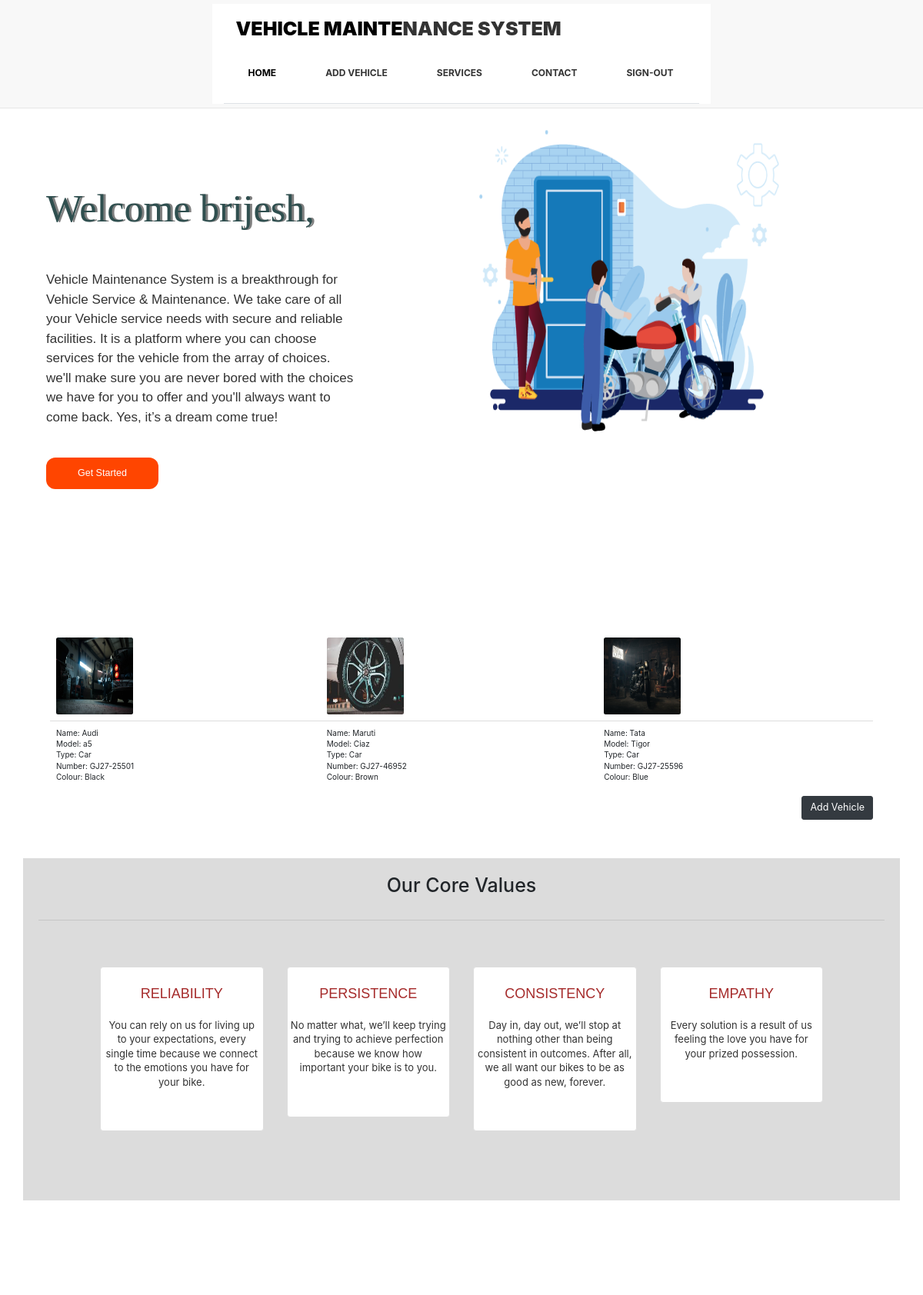
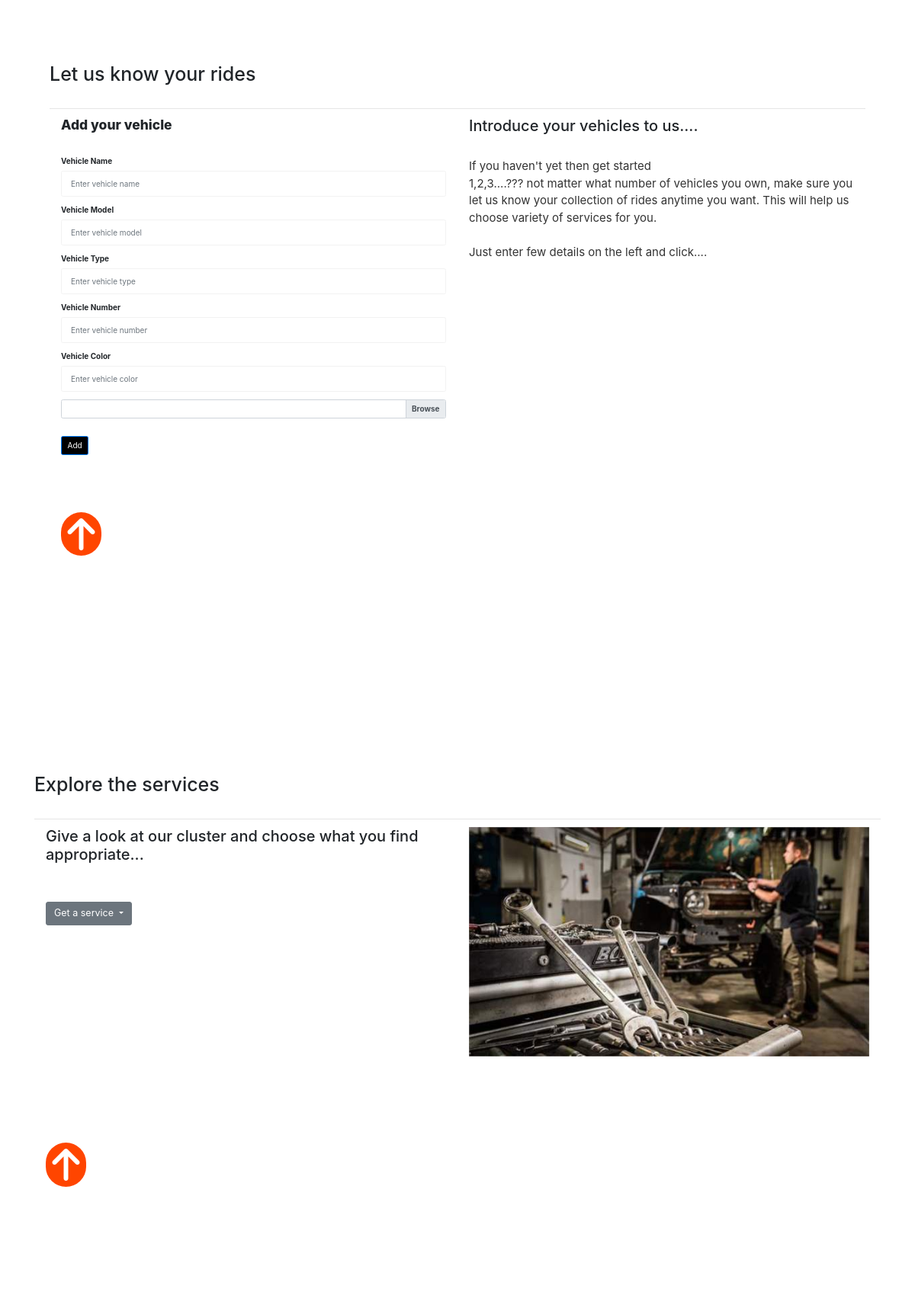
Page /userapp/ (signed in, upper part) on the committed database (2 pictures, top to bottom).
### authapp/models.py (models this page shows)
class User(models.Model):
    User_Id = models.ForeignKey(Master_Table, on_delete= models.CASCADE)
    UserName = models.CharField(max_length=50)

### userapp/models.py (models this page shows)
class Master_Vehicle(models.Model):
    Vimage= models.ImageField(upload_to = 'image/', default= 'abc.jpg')
    Vname= models.CharField(max_length= 20)
    Vmodel= models.CharField(max_length= 20)
    Vtype= models.CharField(max_length= 20)
    Vnumber= models.CharField(max_length= 20, primary_key= True)
    Vcolor= models.CharField(max_length= 20)
    User_ID= models.ForeignKey(Master_Table, on_delete= models.CASCADE, default= "abc@gmail.com")

### userapp/views.py (the view)
# urls.py: path('', views.IndexPage, name= 'IndexPage'),
def IndexPage(request):
    return ShowVehicle(request)

### userapp/views.py (called while the page is built)
def ShowVehicle(request):
    username= User.objects.get(User_Id= request.session['Email'])
    vehicle_details= Master_Vehicle.objects.filter(User_ID= request.session['Email'])
    return render(request, 'userapp/index.html',{'keys': vehicle_details, 'name': username})

### userapp/templates/userapp/index.html (shortened to what this page needs)
{% extends 'userapp/base.html' %}
{% load static %}
{% block content %}
<div class= "container" id="top">
  <div class="row">
    <div class="col" style="padding: 70px 30px 30px 30px;">
      <p>
      <h2 style="font-family: Cambria, Cochin, Georgia, Times, 'Times New Roman', serif;font-size: 50px; color: darkslategrey;text-shadow:   3px 0px grey;"> Welcome {{name.UserName}},</h2><br><br><br>
       <p style="font-size: 17px;font-family: 'Franklin Gothic Medium', 'Arial Narrow', Arial, sans-serif;"> Vehicle Maintenance System is a breakthrough for Vehicle Service & Maintenance. We take care of all your Vehicle service needs with secure and reliable facilities.
        It is a platform where you can choose services for the vehicle from the array of choices.
        we'll make sure you are never bored with the choices we have for you to offer and you'll always want to come back.
        Yes, it’s a dream come true!
      </p></p><br><br>
      <form action="#service" method="GET">
        <button type="submit" class="btn btn-lg" style="border-radius: 12px; background-color: orangered; color: white;font-family: 'Lucida Sans', 'Lucida Sans Regular', 'Lucida Grande', 'Lucida Sans Unicode', Geneva, Verdana, sans-serif;padding: 10px 40px 10px 40px;">Get Started</button>
      </form>
    </div>
    <div class="col">
      <img src="{% static 'authapp/images/hassle-free.png' %}" width="650" height="400">
    </div>
  </div><br><br><br><br><br><br><br>
</div>
  <div class="feature">
    <div class="container">
         <table class="table">
          <thead>
             {% for key in keys%}
            <td><img src= "{{key.Vimage.url }}" alt="" class="rounded" height="100px" width="100px"></td>
             {% endfor %}
          </thead>
          <tbody>
        <tr>
           {% for key in keys%}
           <td>
               Name: {{key.Vname}}<br>
               Model: {{key.Vmodel}}<br>
               Type: {{key.Vtype}}<br>
               Number: {{key.Vnumber}}<br>
               Colour: {{key.Vcolor}}<br>
           </td>
            {% endfor %}
          </tr>
        </tbody>
      </table>
        <div class= "float-right">
          <form action="#add_vehicle" method="POST">
              <button type="submit" class="btn btn-dark btn-lg">Add Vehicle</button>
          </form>
        </div>
    </div>
  </div>
  <div class="container" style="background-color: gainsboro;padding: 20px  20px  20px 20px;">
    <h1><center> Our Core Values </center></h1><br>
    <hr>
    <div class="feature">
      <div class="container">
        <div class="text-center">
          <div class="row">
            <div class="container">
              <div class="col-md-3">
                <div class="thumbnail">
                  <h2 class="values" style="font-family: 'Trebuchet MS', 'Lucida Sans Unicode', 'Lucida Grande', 'Lucida Sans', Arial, sans-serif; color: brown;">Reliability</h2>
                    <p>You can rely on us for living up to your expectations, every single time because we connect to the emotions you have for your bike.</p>
                </div>
              </div>
              <div class="col-md-3">
                <div class="thumbnail">
                  <h2 class="values" style="font-family: 'Trebuchet MS', 'Lucida Sans Unicode', 'Lucida Grande', 'Lucida Sans', Arial, sans-serif;color: brown;">Persistence</h2>
                  <p>No matter what, we’ll keep trying and trying to achieve perfection because we know how important your bike is to you.</p>
                </div>
             </div>
             <div class="col-md-3">
              <div class="thumbnail">
                <h2 class="values" style="font-family: 'Trebuchet MS', 'Lucida Sans Unicode', 'Lucida Grande', 'Lucida Sans', Arial, sans-serif;color: brown;">Consistency</h2>
                <p>Day in, day out, we’ll stop at nothing other than being consistent in outcomes. After all, we all want our bikes to be as good as new, forever.</p>
              </div>
             </div>
             <div class="col-md-3">
              <div class="thumbnail">
                <h2 class="values" style="font-family: 'Trebuchet MS', 'Lucida Sans Unicode', 'Lucida Grande', 'Lucida Sans', Arial, sans-serif; color: brown;">Empathy</h2>
                  <p>Every solution is a result of us feeling the love you have for your prized possession.</p>
              </div>
             </div>
            </div>
          </div>
        </div>
      </div>
    </div>
    </div><br><br><br><br><br>
    <div class="services">
      <div class="container" id="add_vehicle" style="padding-bottom: 65px;padding-top: 80px;">
        <h1>Let us know your rides </h1><br>
        <hr>
        <div class="col-md-6">
          <form enctype="multipart/form-data" action="{% url 'AddVehicle' %}" method="POST" >
            <h3>Add your vehicle</h3>
            <div class="form-group">
              <label for="formGroupExampleInput">Vehicle Name</label>
              <input type="text" class="form-control" name="vname" placeholder="Enter vehicle name">
            </div>
            <div class="form-group">
              <label for="formGroupExampleInput2">Vehicle Model</label>
              <input type="text" class="form-control" name="vmodel" placeholder="Enter vehicle model">
            </div>
            <div class="form-group">
              <label for="formGroupExampleInput2">Vehicle Type</label>
              <input type="text" class="form-control" name="vtype" placeholder="Enter vehicle type">
            </div>
            <div class="form-group">
              <label for="formGroupExampleInput2">Vehicle Number</label>
              <input type="text" class="form-control" name="vnumber" placeholder="Enter vehicle number">
            </div>
            <div class="form-group">
              <label for="formGroupExampleInput2">Vehicle Color</label>
              <input type="text" class="form-control" name="vcolor" placeholder="Enter vehicle color">
            </div>
            <div class="custom-file">
              <label for="formGroupExampleInput2">Upload your vehicle image</label>
              <label class="custom-file-label" for="customFile" ></label>
            </div>
            <button type="submit" class="btn btn-primary" style="background-color: black;">Add</button>
          </form><br><br><br><br><br>
          <button class="btn" style="border-radius: 30px;background-color: orangered;" onclick="document.location.href= '#top'"><i class='fas fa-arrow-up' style='font-size:48px;color: white'></i></button>
        </div>
        <div class="col-md-6">
            <h2> Introduce your vehicles to us....</h2>
              <p style= "font-size: 15px">If you haven't yet then get started<br>1,2,3....??? not matter what number of vehicles you own, make sure you let us know your collection of rides
                anytime you want. This will help us choose variety of services for you.<br><br>
                Just enter few details on the left and click....<br><br>
                </p><br><br><br><br><br>
        </div>
      </div>
    </div><br><br><br><br><br><br>
      <div class="container" style="padding-bottom: 80px;padding-top: 80px;" id="service">
        <h1>Explore the services </h1><br>
        <hr>
        <div class="col-md-6">
          <h2 class="bold">Give a look at our cluster and choose what you find appropriate...</h2><br><br><br>
          <div class="dropdown">
            <button class="btn btn-secondary btn-lg dropdown-toggle" type="button" id="dropdownMenuButton" data-toggle="dropdown" aria-haspopup="true" aria-expanded="false">
              Get a service
            </button>
            </div><br><br><br><br><br><br><br><br><br><br><br><br><br><br><br><br><br><br><br>
            <button class="btn" style="border-radius: 30px;background-color: orangered;" onclick="document.location.href= '#top'"><i class='fas fa-arrow-up' style='font-size:48px;color: white;'></i></button>
        </div>
        <div class="col-md-6">
          <img src="{% static 'userapp/images/garage1.jpg' %}" class="img-responsive">
        </div>
      </div><br><br><br><br><br><br><br><br>
    <br><br><br>
  <br><br><br>
{% endblock %}

### userapp/Static/userapp/css/style.css (style rules this page uses)
body { font-family:'Open Sans', Arial, sans-serif; font-size:14px; font-weight:300; line-height:1.6em; color:#fff; background-color:#fff; overflow-x:hidden; }
hi,h2,h3,h4,h5,h6 { color:#333; line-height:1.1em; }
p { color:#333; font-size:13px; }
.btn-primary { padding: 8px 20px; background: #000; color: #fff; border-radius: 4px; border:none; margin-top: 10px; }
.text-center h2 { margin-bottom:30px; }
.text-center p { margin-bottom:50px; color:#333; }
.feature { padding:50px; }
.text-center h2 { margin-top:20px; margin-bottom:20px; text-transform:uppercase; font-size:18px; color: #000; }
.services { padding:50px; }
.services h3 { margin-bottom:30px; font-weight:800; }
.services p { margin-top:30px; font-size:13px; }
.form-group .form-control { padding: 7px 12px; border-color:#f2f2f2; box-shadow: none; }

### userapp/templates/userapp/base.html (style rules this page uses)
html { scroll-behavior: smooth; }

### rows in the picture
User: UserName "brijesh"
Master_Vehicle: Vimage (picture), Vname "Audi", Vmodel "a5", Vtype "Car", Vnumber "GJ27-25501", Vcolor "Black"
Master_Vehicle: Vimage (picture), Vname "Maruti", Vmodel "Ciaz", Vtype "Car", Vnumber "GJ27-46952", Vcolor "Brown"
Master_Vehicle: Vimage (picture), Vname "Tata", Vmodel "Tigor", Vtype "Car", Vnumber "GJ27-25596", Vcolor "Blue"
